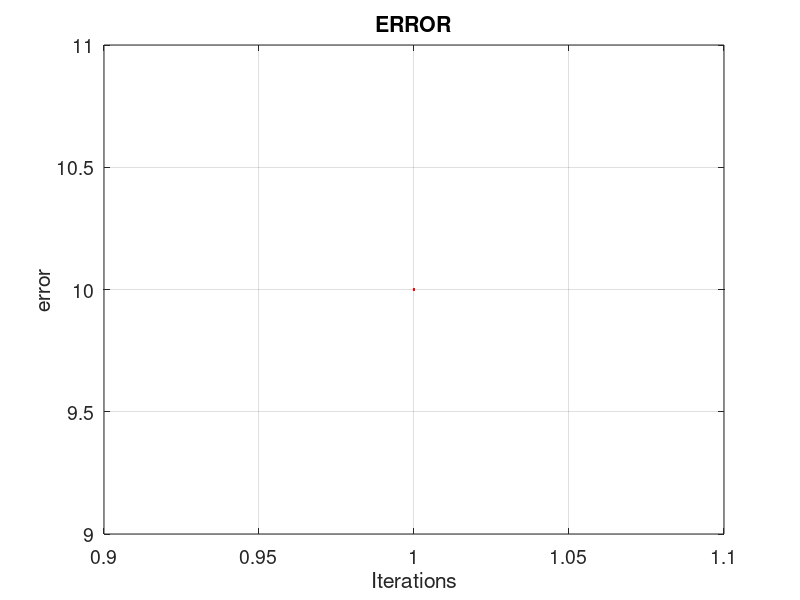

The MATLAB script that drew this image:
xl = 9;
xu = 11;
i=1;
e(i)=10;
while(e(i)<0.001)
    
    xr=(xl+xu)/2;
    
    g_xl=(xl*log(xl)-10);
    
    g_xr=(xr*log(xr)-10);
    
    g_xu=(xl*log(xu)-10);
    
   
    if(g_xl*g_xr < 0)
        xu=xr;
        e(i+1)= abs(xr-xl);
    end
    
    if(g_xu*g_xr < 0)
        xl=xr;
        e(i+1)= abs(xu-xr);
    end
   
    i=i+1;
    
    if(g_xu*g_xr == 0)
        xr=xr;
        
    end
    
end
tam = size(e);
ite = 1:1:tam(2);
figure('DefaultAxesFontSize',14)
plot (ite,e,'color',[1 0 0],'LineWidth',2);
set(gcf,'color','white');
grid on
xlabel('Iterations')
ylabel('error')
title 'ERROR'